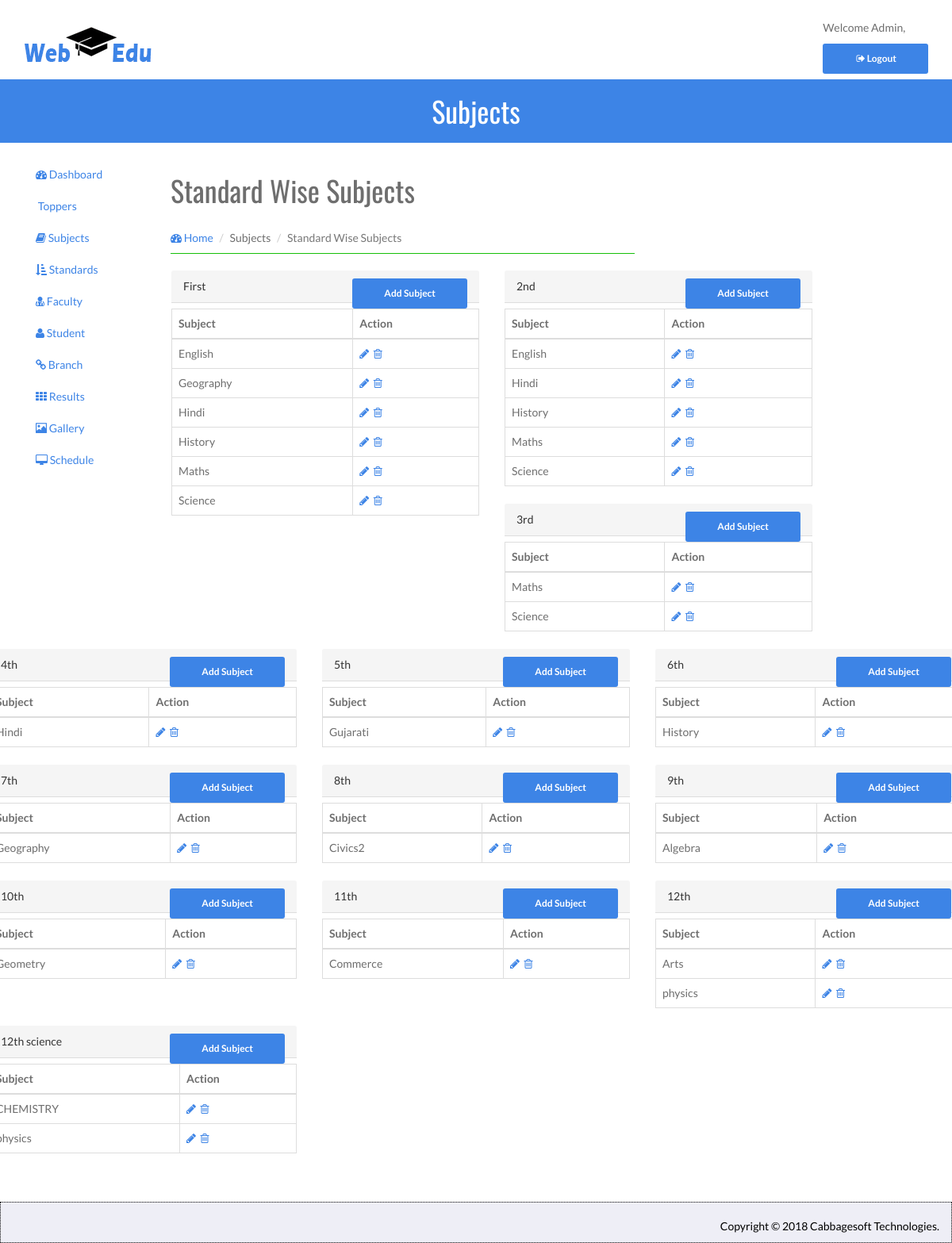
The app's page /admin/index.php/subject_controller/ViewSubject, older data.
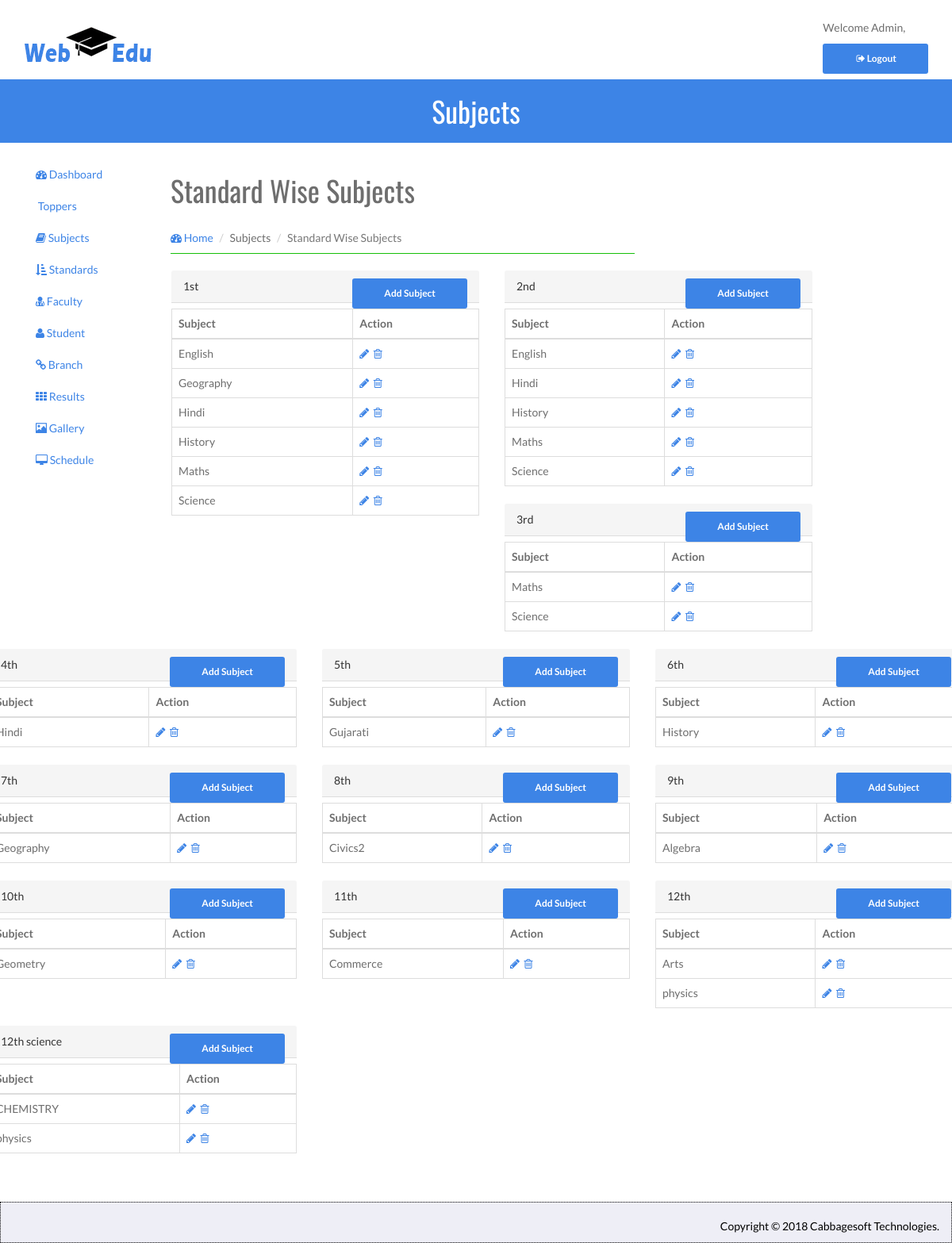
The same page, newer data.
### tables this page shows
CREATE TABLE `standard_mst` (
  `standard_id` int(11) NOT NULL,
  `standard` varchar(250) DEFAULT NULL
);

### admin/application/controllers/Subject_Controller.php (called while the page is built, shortened)
<?php
class Subject_Controller extends CI_Controller {
    function __construct() {
        $this->load->model('Subject_Model');
    }
    public function ViewSubject() {
        $standards=$this->Subject_Model->FetchAllStandards();
        foreach($standards as $standard) {
            $result['s_'.$standard->standard_id]=$this->Subject_Model->FetchSubjects($standard->standard_id);
        }
        $result['AllStandards'] = $standards;
        $this->load->view('ViewSubject',$result);
    }
}

### admin/index.php (called while the page is built, shortened)
<?php
require_once BASEPATH.'core/CodeIgniter.php';

### admin/application/models/Subject_Model.php (called while the page is built, shortened)
<?php
class Subject_Model extends CI_Model {
    public function FetchAllStandards() {
        $this->db->select('*')->from('standard_mst');
        $q = $this->db->get();
        return $q->result();
    }
    public function FetchSubjects($id) {
        $this->db->select('*')->from('subject_mst sub');
        $this->db->join('standard_mst std', 'sub.standard_id = std.standard_id');
        $this->db->where('sub.standard_id',$id);
        $this->db->order_by('sub.sub_name', 'asc');
        $q = $this->db->get();
        return $q->result();
    }
}
?>

### admin/application/views/ViewSubject.php (the view, shortened to what this page needs)
<!DOCTYPE html>
<html>
    <head>
    </head>
    <body>
        <div id="wrapper">
            <header id="head" class="secondary" style="height:50px;">
            <div class="container">
                <h1>Subjects</h1>
            </div>
        </header>
            <div id="page-wrapper">
                <div class="row">
                    <div class="col-lg-6">
                      <div class="page-header">
                        <h1 class="heading">Standard Wise Subjects</h1>
                        <ol class="breadcrumb">
                            <li><a href="<?php echo base_url("index.php/Login_Controller/Home"); ?>"><i class="fa fa-dashboard"></i> Home</a></li>
                            <li>Subjects</li>
                            <li class="active">Standard Wise Subjects</li>
                        </ol>
                      </div>
                    </div>
                <div class="row clearfix">
                    <?php $count=0; foreach($AllStandards as $standard) {
                        $id = $standard->standard_id;
                        $subjects = 's_'.$id;
                    ?>
                    <div class="col-lg-4">
                        <div class="panel panel-default">
                            <div class="panel-heading">
                                <?php echo $standard->standard; ?>  <a href="#" id="<?php echo $id; ?>" data-toggle="modal" data-target="#AddSubject" class="btn btn-info btn-xs pull-right standard_id">Add Subject</a>
                            </div>
                            <div class="panel-body">
                                <table class="table table-hover table-bordered">
                                    <thead>
                                        <tr>
                                            <th>Subject</th>
                                            <th>Action</th>
                                        </tr>
                                    </thead>
                                    <tbody>
                                        <?php foreach($$subjects as $subject) { ?>
                                        <tr>
                                            <td><?php echo $subject->sub_name; ?></td>
                                            <td>
                                                <a href="<?php echo base_url("index.php/Subject_Controller/EditSubject/$subject->sub_id");?>" data-toggle="tooltip" data-placement="top" title="Edit"><i class="fa fa-pencil update"></i></a>&nbsp;
                                                <a  onclick="return confirm('Are You Sure Remove This Record ');" href="<?php echo base_url("index.php/Subject_Controller/DeleteSubject/$subject->sub_id/$subject->standard_id")?>" data-toggle="tooltip" data-placement="top" title="Delete"><i class="fa fa-trash-o delete"></i></a>
                                            </td>
                                        </tr>
                                        <?php } ?>
                                    </tbody>
                                </table>
                            </div>
                        </div>
                    </div>
                    <?php $count++; if($count%3 == 0) { echo "</div><div class='row'>"; } } ?>
                </div>
            </div>
            </div>
        </div>
    </body>
</html>

Row changes from the older to the newer data that the page shows:
changed standard_mst (number 1 of 13 on the later page): standard "First" → "1st"
